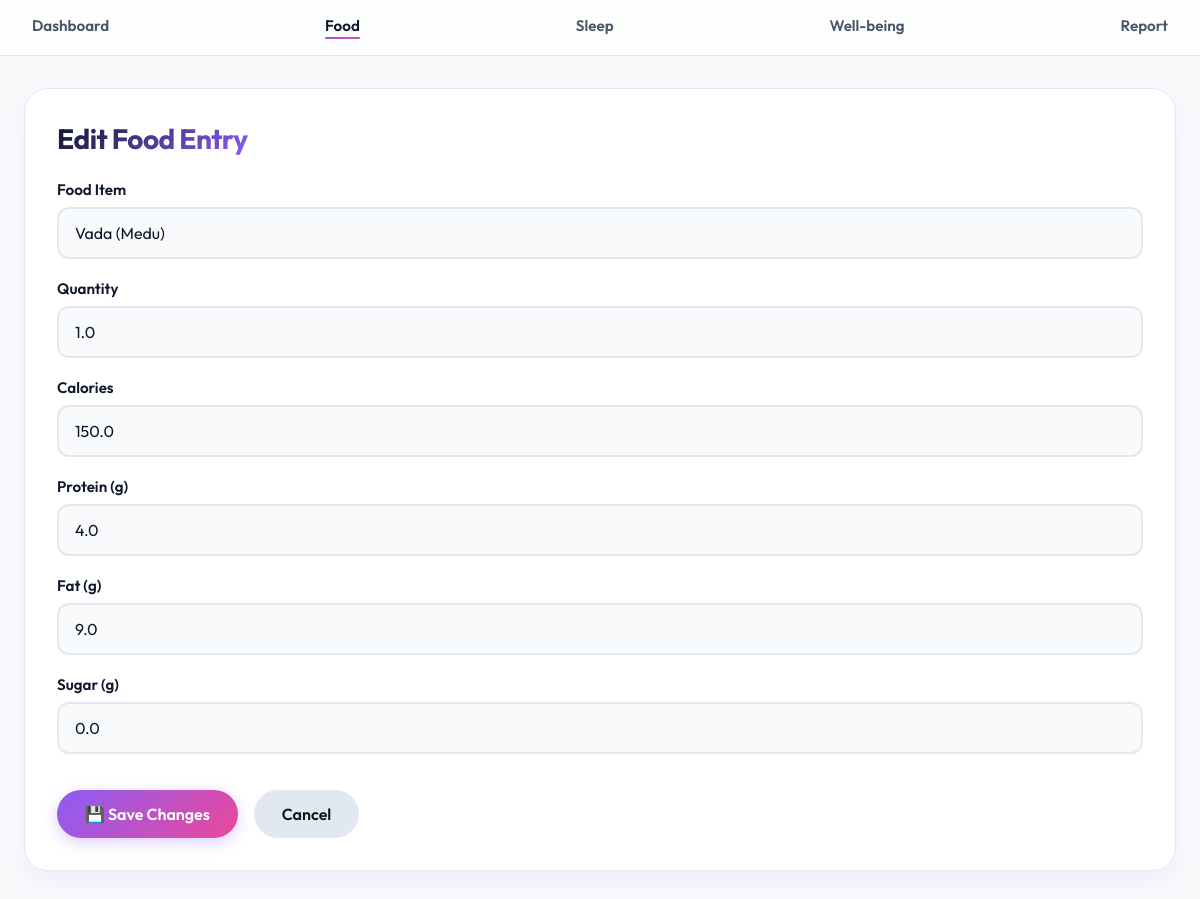
Page /food/edit/52 on the committed database.
### tables this page shows
CREATE TABLE food_log (
            id INTEGER PRIMARY KEY AUTOINCREMENT,
            date TEXT,
            meal TEXT,
            food TEXT,
            qty REAL,
            calories REAL,
            protein REAL,
            fat REAL,
            sugar REAL
        );

### app.py (the view, shortened to what this page needs)
@app.route("/food/edit/<int:id>", methods=["GET", "POST"])
def edit_food(id):
    db = get_db()
    food = db.execute("SELECT * FROM food_log WHERE id=?", (id,)).fetchone()
    db.close()
    return render_template("edit_food.html", f=food)

### app.py (called while the page is built)
def get_db():
    db = sqlite3.connect(DB_NAME)
    db.row_factory = sqlite3.Row
    return db

### templates/edit_food.html (shortened to what this page needs)
<!DOCTYPE html>
<html lang="en">
<head>
    <link rel="stylesheet" href="/static/style.css">
</head>
<body>
<div class="navbar">
    <a href="/">Dashboard</a>
    <a href="/food" class="active">Food</a>
    <a href="/sleep">Sleep</a>
    <a href="/wellbeing">Well-being</a>
    <a href="/report">Report</a>
</div>
<div class="page-container">
    <div class="card">
        <h2>Edit Food Entry</h2>
        <form method="post">
            <div class="form-row">
                <label>Food Item</label>
                <input type="text" value="{{ f.food }}" disabled>
            </div>
            <div class="form-row">
                <label>Quantity</label>
                <input
                    type="number"
                    step="0.1"
                    name="qty"
                    value="{{ f.qty }}"
                    required
                >
            </div>
            <div class="form-row">
                <label>Calories</label>
                <input
                    type="number"
                    step="0.1"
                    name="calories"
                    value="{{ f.calories }}"
                    required
                >
            </div>
            <div class="form-row">
                <label>Protein (g)</label>
                <input
                    type="number"
                    step="0.1"
                    name="protein"
                    value="{{ f.protein }}"
                    required
                >
            </div>
            <div class="form-row">
                <label>Fat (g)</label>
                <input
                    type="number"
                    step="0.1"
                    name="fat"
                    value="{{ f.fat }}"
                    required
                >
            </div>
            <div class="form-row">
                <label>Sugar (g)</label>
                <input
                    type="number"
                    step="0.1"
                    name="sugar"
                    value="{{ f.sugar }}"
                    required
                >
            </div>
            <div class="form-actions">
                <button type="submit" class="primary-btn">
                    💾 Save Changes
                </button>
                <a href="/food?date={{ f.date }}" class="secondary-btn">
                    Cancel
                </a>
            </div>
        </form>
    </div>
</div>
</body>
</html>

### static/style.css (style rules this page uses)
:root { --font-heading: 'Outfit', sans-serif; --font-body: 'Outfit', sans-serif; --bg-color: #f8fafc; --card-bg: rgba(255, 255, 255, 0.9); --text-main: #0f172a; --text-muted: #475569; --nav-bg: rgba(255, 255, 255, 0.75); --border-color: #e2e8f0; --accent-primary: #8b5cf6; --accent-hover: #7c3aed; --accent-secondary: #ec4899; --accent-success: #10b981; --accent-warning: #f59e0b; --accent-danger: #ef4444; --shadow-sm: 0 4px 6px -1px rgba(0, 0, 0, 0.05); --shadow-md: 0 10px 25px -3px rgba(139, 92, 246, 0.1); --shadow-hover: 0 20px 30px -5px rgba(139, 92, 246, 0.2); --glass-blur: blur(16px); --success: var(--accent-success); --alert: var(--accent-warning); --danger: var(--accent-danger); }
body, .navbar, .card, .date-control, .theme-btn, .primary-btn, .secondary-btn, .log-table, table, th, td, input, select, textarea, .progress-card, .chart-block, .preset-btn, .increment-btn, .muscle-card, .repeat-card { transition: background-color 0.3s ease, color 0.3s ease, border-color 0.3s ease, box-shadow 0.3s ease, opacity 0.3s ease; }
.navbar a::after, .theme-btn:hover, .primary-btn:hover, .card:hover, .action-btn:hover, .progress-card:hover, .preset-btn:hover, .increment-btn:hover, .muscle-card:hover, .repeat-card:hover { transition: transform 0.3s cubic-bezier(0.34, 1.56, 0.64, 1), background-color 0.2s ease, border-color 0.2s ease; }
* { margin: 0; padding: 0; box-sizing: border-box; font-family: inherit; }
body { font-family: var(--font-body); background: var(--bg-color); color: var(--text-main); min-height: 100vh; }
h1, h2, h3, h4, h5, h6 { font-family: var(--font-heading); font-weight: 700; letter-spacing: -0.02em; }
.navbar { display: flex; align-items: center; justify-content: space-between; padding: 16px 32px; background: var(--nav-bg); backdrop-filter: var(--glass-blur); -webkit-backdrop-filter: var(--glass-blur); border-bottom: 1px solid var(--border-color); position: sticky; top: 0; z-index: 100; }
.navbar a { color: var(--text-muted); text-decoration: none; font-weight: 600; font-size: 0.95rem; position: relative; padding-bottom: 4px; }
.navbar a::after { content: ''; position: absolute; width: 0; height: 2px; bottom: 0; left: 0; background: linear-gradient(90deg, var(--accent-primary), var(--accent-secondary)); transition: width 0.3s ease; border-radius: 2px; }
.navbar a:hover, .navbar a.active { color: var(--text-main); }
.navbar a:hover::after, .navbar a.active::after { width: 100%; }
.page-container { max-width: 1200px; margin: 32px auto; padding: 0 24px; }
.card { background: var(--card-bg); backdrop-filter: var(--glass-blur); -webkit-backdrop-filter: var(--glass-blur); border-radius: 24px; padding: 32px; margin-bottom: 32px; box-shadow: var(--shadow-md); border: 1px solid var(--border-color); }
.card h2 { margin-bottom: 24px; font-size: 1.75rem; background: linear-gradient(135deg, var(--text-main), var(--accent-primary)); -webkit-background-clip: text; background-clip: text; -webkit-text-fill-color: transparent; display: inline-block; }
form label { display: block; margin-bottom: 8px; font-weight: 600; color: var(--text-main); font-size: 0.95rem; }
form input, form select, form textarea { width: 100%; padding: 14px 16px; margin-bottom: 20px; border-radius: 12px; border: 2px solid var(--border-color); background: var(--bg-color); color: var(--text-main); font-size: 1rem; outline: none; }
.form-actions { display: flex; gap: 16px; margin-top: 16px; }
.primary-btn { background: linear-gradient(135deg, var(--accent-primary), var(--accent-secondary)); color: white; padding: 14px 28px; border: none; border-radius: 99px; cursor: pointer; font-weight: 600; font-size: 1rem; box-shadow: 0 4px 15px rgba(139, 92, 246, 0.3); }
.secondary-btn { background: var(--border-color); color: var(--text-main); padding: 14px 28px; border-radius: 99px; text-decoration: none; font-weight: 600; }

### rows in the picture
food_log: food "Vada (Medu)", qty "1.0", calories "150.0", protein "4.0", fat "9.0", sugar "0.0"
